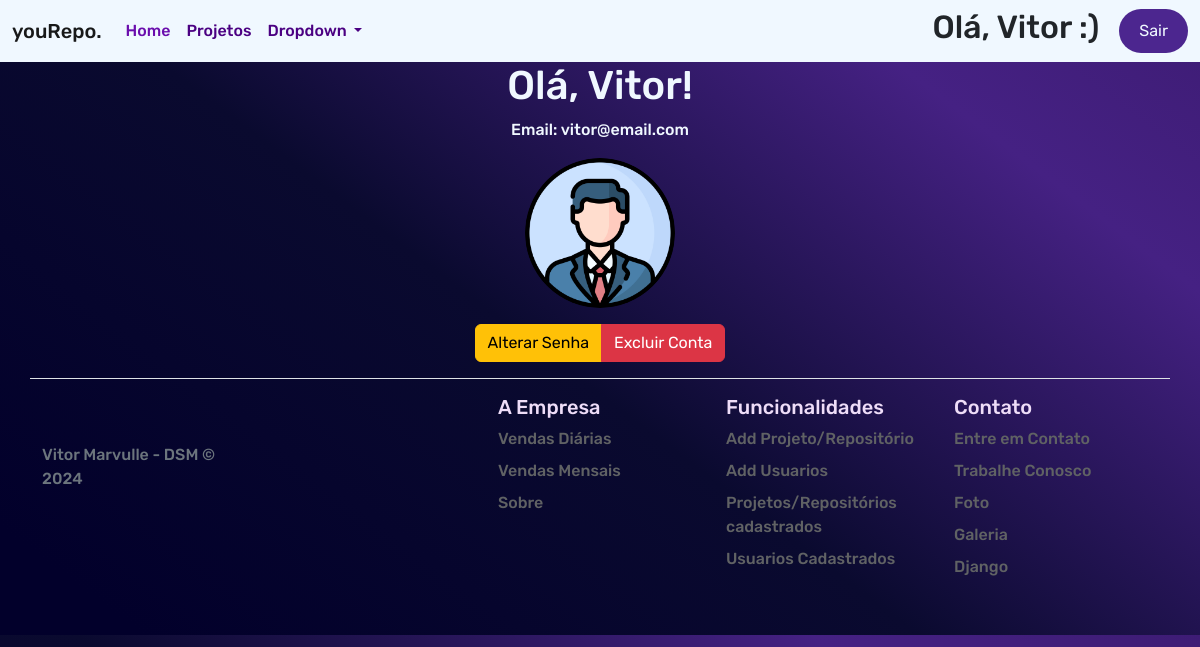
Screenshot of /dashboard/ (signed in) with the database file from the repository.
### app/models.py (models this page shows)
class Usuario(models.Model):
    nome = models.CharField(max_length=255)
    email = models.EmailField(unique=True)
    senha = models.CharField(max_length=255)
    foto = models.ImageField(upload_to='imagens/')

### app/views.py (the view)
# urls.py: path('dashboard/', views.dashboard, name="dashboard"),
def dashboard(request):
    if not request.session.get('email'):
        return redirect('fazerlogin')
    email = request.session['email']
    usuario = Usuario.objects.get(email=email)
    context = {
        'usuario': usuario
    }
    return render(request, 'dashboard.html', context)

### app/templates/dashboard.html (shortened to what this page needs)
{% extends 'base.html' %}
{% load static %}
{% block conteudo %}
<main class="d-flex flex-column align-items-center" style="color: aliceblue;">
    <h1>Olá, {{ usuario.nome }}!</h1>
    <p>Email: {{ usuario.email }}</p>
    {% if usuario.foto %}
        <img src="{{ usuario.foto.url }}" alt="Foto de perfil" class="rounded-circle" width="150" height="150">
    {% else %}
        <p>Foto não disponível</p>
    {% endif %}
    <div class="btn-group mt-3">
        <a href="{% url 'alterar_senha' %}" class="btn btn-warning">Alterar Senha</a>
        <a href="{% url 'excluir_conta' %}" class="btn btn-danger">Excluir Conta</a>
    </div>
</main>
{% endblock %}

### app/templates/base.html (shortened to what this page needs)
{% load static %}
<!DOCTYPE html>
<html lang="pt-br">
<head>
    <link rel="stylesheet" href="{% static 'estilo.css' %}">
    <link href="https://cdn.jsdelivr.net/npm/bootstrap@5.2.3/dist/css/bootstrap.min.css" rel="stylesheet">
</head>
<body>
        <nav class="navbar navbar-expand-lg sticky-top" style="background-color: aliceblue;">
            <div class="container-fluid">
              <a class="navbar-brand" href="{% url 'app' %}">youRepo.</a>
              {% if request.session.email %}
              <div class="collapse navbar-collapse" id="navbarSupportedContent">
                <ul class="navbar-nav me-auto mb-2 mb-lg-0">
                  <li class="nav-item">
                    <a class="nav-link active" aria-current="page" href="{% url 'dashboard' %}">Home</a>
                  </li>
                  <li class="nav-item">
                    <a class="nav-link" href="{% url 'exibir_curso' %}">Projetos</a>
                  </li>
                  <li class="nav-item dropdown">
                    <a class="nav-link dropdown-toggle" href="#" role="button" data-bs-toggle="dropdown" aria-expanded="false">
                      Dropdown
                    </a>
                  </li>
                </ul>
                <h2 style="margin-right: 20px;">Olá, {{ request.session.nome }} :) </h2>
                <form action="{% url 'logout' %}" method="post" class="d-flex">
                    <button class="btn_entrar" type="submit">Sair</button>
                </form>
                {% else %}
                <form action="{% url 'fazerlogin' %}" method="post" class="d-flex">
                    {% csrf_token %}
                    <button class="btn_entrar" type="submit">Entrar</button>
                </form>
                {% endif %}
              </div>
            </div>
          </nav>
    <main>
        {% block conteudo %}
        {% endblock %}
        <div class="container">
          <footer class="row row-cols-1 row-cols-sm-2 row-cols-md-5 py-3 my-3 border-top">
            <div class="col mb-3">
              <a href="/" class="d-flex align-items-center mb-3 link-dark text-decoration-none">
                <svg class="bi me-2" width="40" height="32"><use xlink:href="#bootstrap"></use></svg>
              </a>
              <p class="text-muted">Vitor Marvulle - DSM © 2024</p>
            </div>
            <div class="col mb-3">
            </div>
            <div class="col mb-3">
              <h5>A Empresa</h5>
              <ul class="nav flex-column">
                <li class="nav-item mb-2"><a href="{% url 'grafico_diario' %}"  class="nav-link p-0 text-muted">Vendas Diárias</a></li>
                <li class="nav-item mb-2"><a href="{% url 'grafico_mes' %}" class="nav-link p-0 text-muted">Vendas Mensais</a></li>
                <li class="nav-item mb-2"><a href="#" class="nav-link p-0 text-muted">Sobre</a></li>
              </ul>
            </div>
            <div class="col mb-3">
              <h5>Funcionalidades</h5>
              <ul class="nav flex-column">
                <li class="nav-item mb-2"><a href="{% url 'cadastrar_curso' %}" class="nav-link p-0 text-muted">Add Projeto/Repositório</a></li>
                <li class="nav-item mb-2"><a href="{% url 'cadastrar_user' %}" class="nav-link p-0 text-muted">Add Usuarios</a></li>
                <li class="nav-item mb-2"><a href="{% url 'exibir_curso' %}" class="nav-link p-0 text-muted">Projetos/Repositórios cadastrados</a></li>
                <li class="nav-item mb-2"><a href="{% url 'exibir_user' %}" class="nav-link p-0 text-muted">Usuarios Cadastrados</a></li>
              </ul>
            </div>
            <div class="col mb-3">
              <h5>Contato</h5>
              <ul class="nav flex-column">
                <li class="nav-item mb-2"><a href="{% url 'contato' %}" class="nav-link p-0 text-muted">Entre em Contato</a></li>
                <li class="nav-item mb-2"><a href="#" class="nav-link p-0 text-muted">Trabalhe Conosco</a></li>
                <li class="nav-item mb-2"><a href="{% url 'add_foto' %}" class="nav-link p-0 text-muted">Foto</a></li>
                <li class="nav-item mb-2"><a href="{% url 'galeria' %}" class="nav-link p-0 text-muted">Galeria</a></li>
                <li class="nav-item mb-2"><a href="#" class="nav-link p-0 text-muted">Django</a></li>
              </ul>
            </div>
          </footer>
        </div>
    </main>
</body>
</html>

### app/static/estilo.css (style rules this page uses)
* { font-family: "Rubik", sans-serif; font-optical-sizing: auto; font-weight: 500; font-style: normal; }
body { background: rgb(2,0,43); background: linear-gradient(37deg, rgba(2,0,43,1) 7%, rgba(10,10,47,1) 45%, rgba(69,33,131,1) 81%, rgba(62,28,117,1) 100%); }
.btn_entrar { all: unset; background-color: rgb(76, 38, 143); color: aliceblue; padding: 10px 20px; font-size: 1rem; border-radius: 25px; transition: all 0.5s ease; font-family: "Rubik", sans-serif; font-optical-sizing: auto; font-weight: 400; font-style: normal; }
h5 { color: rgb(238, 221, 248); }
footer .nav.flex-column .nav-link { color: rgb(96, 98, 100) !important; }
.navbar .navbar-nav .nav-link { color: #4B0082; transition: color 0.3s; }
.navbar .navbar-nav .nav-link.active { color: #6A0DAD; }

### rows the page displays
Usuario: session.nome "Vitor", nome "Vitor", email "vitor@email.com", foto (picture)
